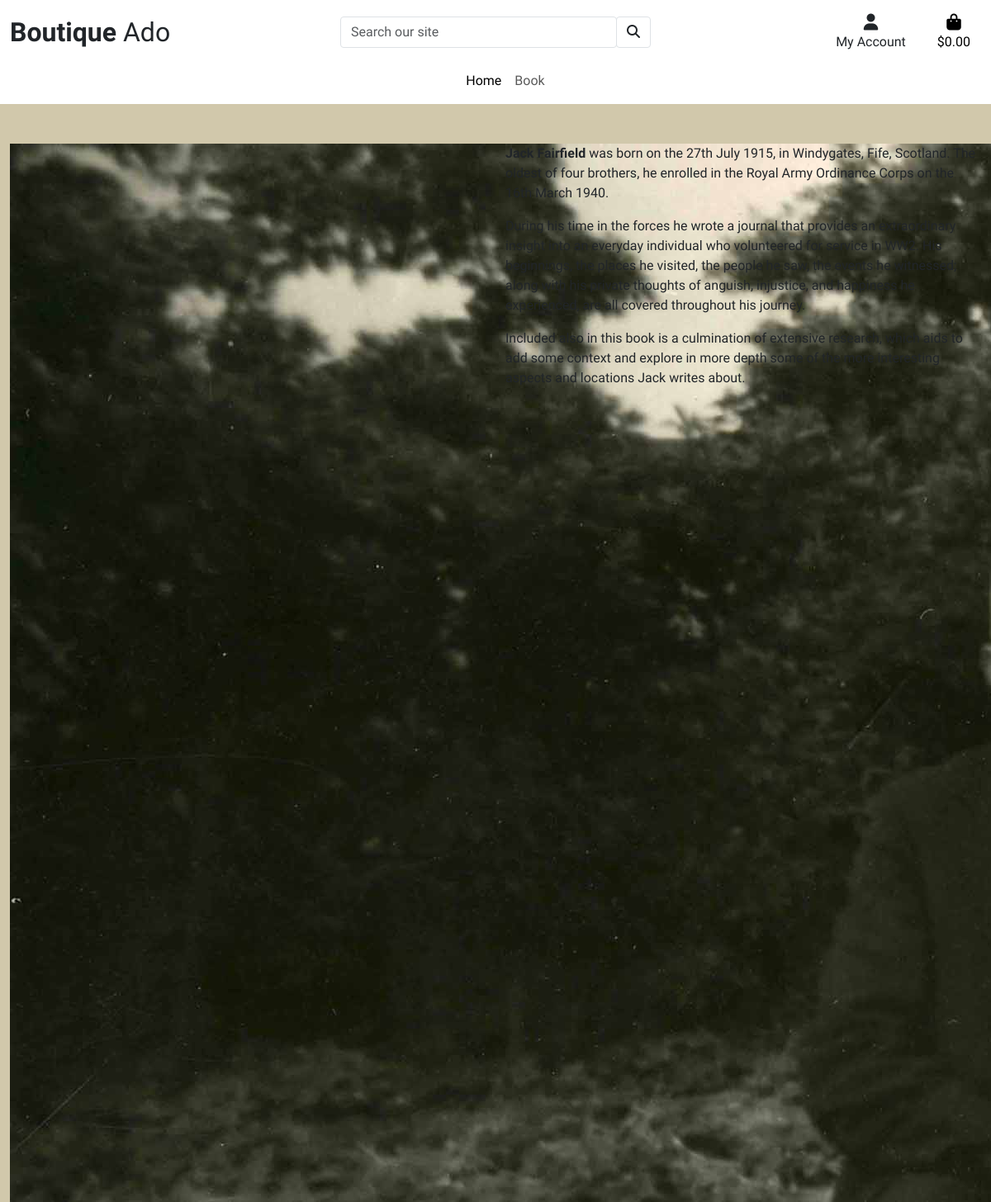
/products/, run on an earlier commit of the app's database.
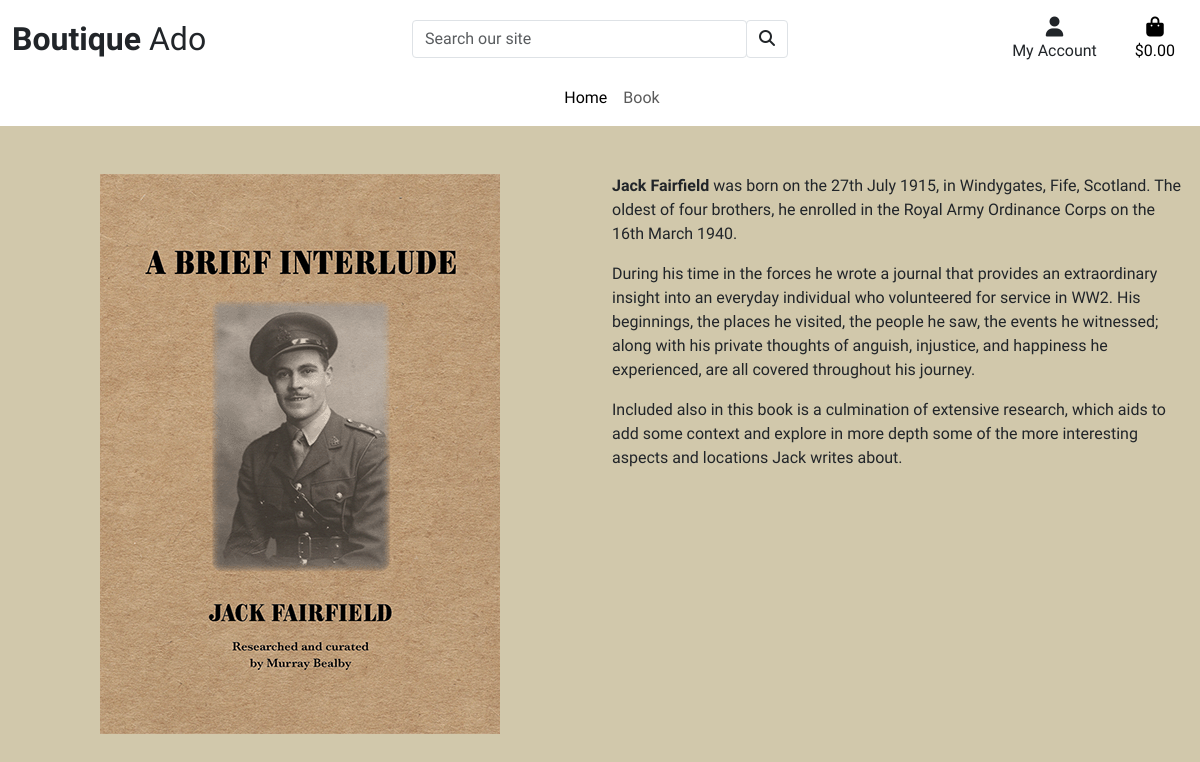
And on a later commit of the database.
### products/models.py (models this page shows, shortened)
class Product(models.Model):
    category = models.ForeignKey('Category', null=True, blank=True, on_delete=models.SET_NULL)
    name = models.CharField(max_length=254)
    description = models.TextField()
    price = models.DecimalField(max_digits=6, decimal_places=2)
    image = models.ImageField(null=True, blank=True)
    image_2 = models.ImageField(null=True, blank=True)

### products/views.py (the view)
# urls.py: path('', views.all_products, name='products'),
def all_products(request):
    products = Product.objects.all()
    context = {
        'products': products,
    }
    return render(request, 'products/products.html', context)

### products/templates/products/products.html (shortened to what this page needs)
{% extends "base.html" %}
{% load static %}
{% block page_header %}
<div class="container header-container">
</div>
{% endblock %}
{% block content %}
<div class="container-fluid">
    <div class="row mt-5">
        {% for product in products %}
        <div class="col-12 col-md-6 text-center">
            <img src="{{ product.image.url }}" alt="Jack Fairfield - Book Front Cover">
        </div>
        <div class="col-12 col-md-6 max-auto">
            <p><strong>Jack Fairfield</strong> was born on the 27th July 1915, in Windygates, Fife, Scotland. The oldest
                of four
                brothers, he enrolled
                in the Royal Army Ordinance Corps on the 16th March 1940.</p>
            <p>During his time in the forces he wrote a journal that provides an extraordinary insight into an everyday
                individual who
                volunteered for service in WW2. His beginnings, the places he visited, the people he saw, the events he
                witnessed; along
                with his private thoughts of anguish, injustice, and happiness he experienced, are all covered
                throughout his journey.
            </p>
            Included also in this book is a culmination of extensive research, which aids to add some context and
            explore in more
            depth some of the more interesting aspects and locations Jack writes about.
        </div>
        {% endfor %}
    </div>
</div>
{% endblock %}

### templates/base.html (shortened to what this page needs)
{% load static %}
<!doctype html>
<html lang="en">
<head>
    {% block corecss %}
    <link href="https://cdn.jsdelivr.net/npm/bootstrap@5.3.1/dist/css/bootstrap.min.css" rel="stylesheet"
>
    <link rel="stylesheet" href="{% static 'css/base.css' %}" />
    {% endblock %}
</head>
<body>
    {% include 'includes/header.html' %}
    {% block page_header %}
    {% endblock %}
    {% block content %}
    {% endblock %}
</body>
</html>

### templates/includes/header.html (shortened to what this page needs)
{% load static %}
<header class="container-fluid fixed-top">
    <div class="row bg-white pt-lg-2 d-none d-lg-flex">
        <div class="col-12 col-lg-4 my-auto py-1 py-lg-0 text-center">
            <a href="{% url 'home' %}" class="nav-link main-logo-link">
                <h2 class="my-0"><strong>Boutique</strong> Ado</h2>
            </a>
        </div>
        <div class="col-12 col-lg-4 my-auto py-3 py-lg-2">
            <form method="GET" action="">
                <div class="input-group w-100">
                    <input class="form-control border rounded-1" type="text" name="q" placeholder="Search our site">
                    <div class="input-group-append">
                        <button class="form-control btn btn-black border rounded-1" type="submit">
                            <span class="icon">
                                <i class="fas fa-search"></i>
                            </span>
                        </button>
                    </div>
                </div>
            </form>
        </div>
        <div class="col-12 col-lg-4 my-auto py-1 py-lg-0">
            <ul class="list-inline list-unstyled header_icons_right my-0">
                <li class="list-inline-item dropdown">
                    <button class="btn" type="button" id="dropdownMenuButton1" data-bs-toggle="dropdown"
                        aria-expanded="false">
                        <div class="text-center">
                            <div><i class="fas fa-user fa-lg"></i></div>
                            <p class="my-0">My Account</p>
                        </div>
                    </button>
                </li>
                <li class="list-inline-item">
                    <a class="{% if grand_total %}text-info font-weight-bold{% else %}text-black{% endif %} btn"
                        href="">
                        <div class="text-center">
                            <div><i class="fas fa-shopping-bag fa-lg"></i></div>
                            <p class="my-0">
                                {% if grand_total %}
                                ${{ grand_total|floatformat:2 }}
                                {% else %}
                                $0.00
                                {% endif %}
                            </p>
                        </div>
                    </a>
                </li>
            </ul>
        </div>
    </div>
    <div class="row bg-white">
        <nav class="navbar navbar-expand-lg navbar-light header_mb_width">
            <div class="container-fluid">
                {% include 'includes/main-nav.html' %}
            </div>
        </nav>
    </div>
</header>

### templates/includes/main-nav.html
{% load static %}
<div class="collapse navbar-collapse" id="navbarNavDropdown">
    <ul class="navbar-nav mx-auto">
        <li class="nav-item">
            <a class="nav-link active" aria-current="page" href="{% url 'home' %}">Home</a>
        </li>
        <li class="nav-item">
            <a class="nav-link" href="{% url 'products' %}">Book</a>
        </li>
    </ul>
</div>

### static/css/base.css (style rules this page uses)
html { height: 100%; }
body { background: rgb(209, 200, 171, 1); font-family: 'Special Elite', cursive; }
.main-logo-link { width: fit-content; }
.header_icons_right { text-align: right !important; }
.header-container { padding-top: 126px; }
@media (min-width: 1200px) { .container { max-width: 80%; } }

What changed in the data, as far as the page shows it:
changed Product: image: a different picture
